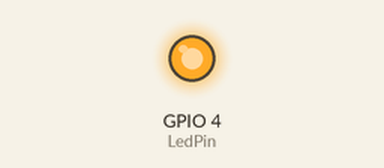
Simulated run of this sketch. Board: ESP32. Shown: output pins drawn as LEDs (lit = HIGH).

Above: at 2.5 s.
At 5.5 s:
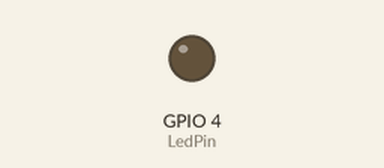
Timing chart, 0 to 7.8 s (numbered marks = the images above):
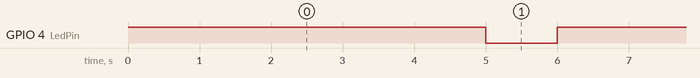

The sketch:

Color_Blink.ino
```cpp
#define LedPin 4
void setup() {
  // initialize the digital pin as an output.
  // Pin  10 has an LED connected on most ESP32 boards:
  pinMode(LedPin, OUTPUT);
}

void loop() {
  digitalWrite(LedPin, HIGH);   // set the LED on
  delay(5000);              // wait for a second
  digitalWrite(LedPin, LOW);    // set the LED off
  delay(1000);              // wait for a second
}
```

Measured:
- by itself, GPIO 4 (LedPin): alternates HIGH for 5.0 s and LOW for 1.0 s
